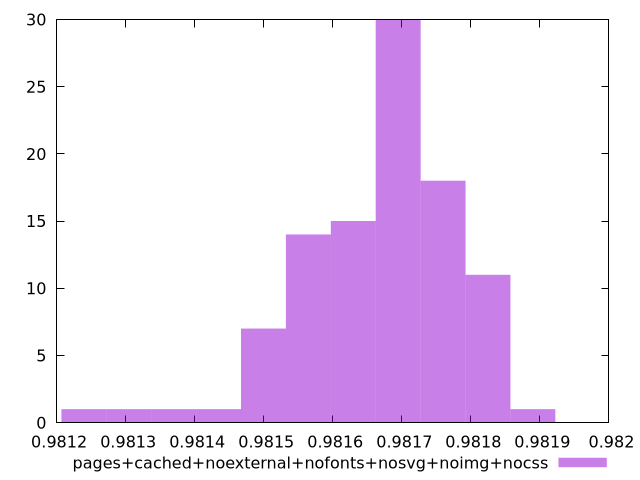

Here is the gnuplot script that generated this plot:
$_pagesCachedNoexternalNofontsNosvgNoimgNocss <<EOF
0.981759812176286 18
0.9816947691252608 30
0.9814996399721848 7
0.9815646830232101 14
0.9816297260742355 15
0.9813695538701341 1
0.9812394677680835 1
0.9818248552273114 11
0.9814345969211594 1
0.9818898982783367 1
0.9813045108191089 1
EOF
set key outside below
set terminal pngcairo
set output "report_00004_2020-11-02T20-21-41.718Z/first-contentful-paint/pages+cached+noexternal+nofonts+nosvg+noimg+nocss//hist.png"
set yrange [0:30]
set boxwidth 0.00006504305102532702
set style fill transparent solid 0.5 noborder
plot $_pagesCachedNoexternalNofontsNosvgNoimgNocss title "pages+cached+noexternal+nofonts+nosvg+noimg+nocss" with boxes ,
